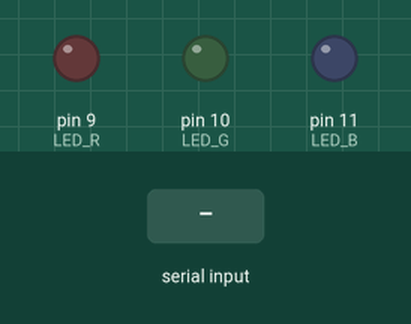
This sketch was run on a simulated Arduino Uno, built with avr-gcc and run on an emulated ATmega328P. Parts: output pins drawn as LEDs (lit = HIGH). Inputs (shaded band) come from the test bench.

Above: at 1.2 s.
1.3 s: "1" received over Serial
At 1.7 s:
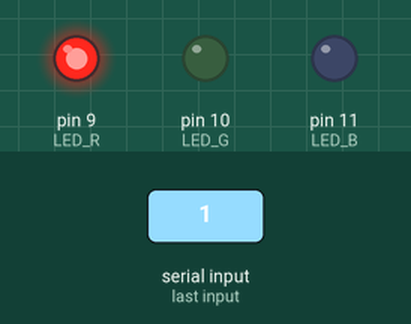
2.8 s: "2" received over Serial
At 4.0 s:
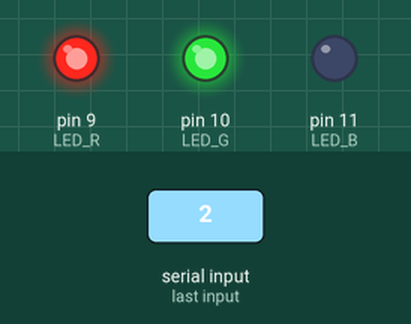
4.3 s: "3" received over Serial
At 5.2 s:
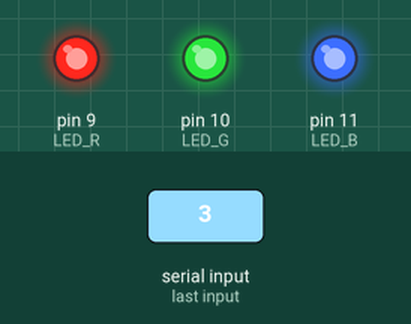
5.8 s: "1" received over Serial
At 6.4 s:
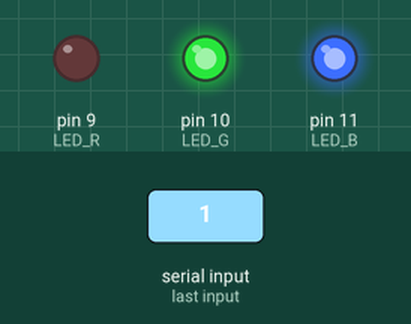
7.3 s: "2" received over Serial
At 8.5 s:
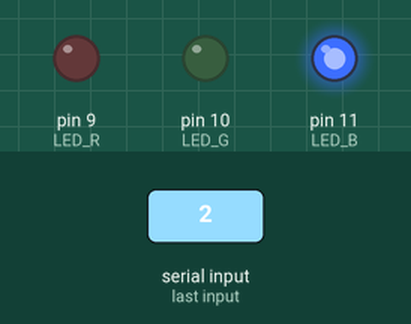
8.8 s: "0" received over Serial
At 9.8 s:
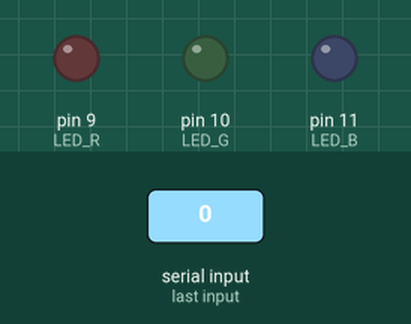
Timing chart, 0 to 11.3 s (numbered marks = the images above; inputs shaded):
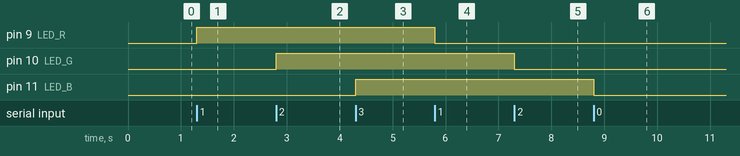

Measured:
- after the input at 1.3 s, pin 9 (LED_R): LOW → HIGH at once
- after the input at 2.8 s, pin 10 (LED_G): LOW → HIGH at once
- after the input at 4.3 s, pin 11 (LED_B): LOW → HIGH at once
- after the input at 5.8 s, pin 9 (LED_R): HIGH → LOW at once
- after the input at 7.3 s, pin 10 (LED_G): HIGH → LOW at once
- after the input at 8.8 s, pin 11 (LED_B): HIGH → LOW at once

The sketch:

SerialReadWithtLED2.ino
```cpp
const int LED_R = 9;
const int LED_G = 10;
const int LED_B = 11;
char data;
boolean STATE_R = false;
boolean STATE_G = false;
boolean STATE_B = false;

void setup() {
  Serial.begin(9600);
  pinMode(LED_R, OUTPUT);
  pinMode(LED_G, OUTPUT);
  pinMode(LED_B, OUTPUT);
}

void loop() {
  if (Serial.available() > 0) {
    data = Serial.read();

    if (data == '0') {
      STATE_R = false;
      STATE_G = false;
      STATE_B = false;
    } else if (data == '1') {
      STATE_R = !STATE_R;
    } else if (data == '2') {
      STATE_G = !STATE_G;
    } else if (data == '3') {
      STATE_B = !STATE_B;
    } else if (data == '4') {
      STATE_R = true;
      STATE_G = true;
      STATE_B = true;
    }

    digitalWrite(LED_R, STATE_R);
    digitalWrite(LED_G, STATE_G);
    digitalWrite(LED_B, STATE_B);
  }
}
```
